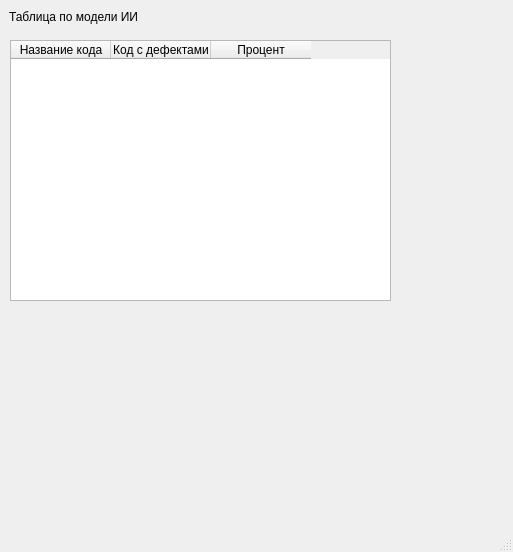
<?xml version="1.0" encoding="UTF-8"?>
<ui version="4.0">
 <class>statistic</class>
 <widget class="QMainWindow" name="statistic">
  <property name="geometry">
   <rect>
    <x>0</x>
    <y>0</y>
    <width>513</width>
    <height>552</height>
   </rect>
  </property>
  <property name="windowTitle">
   <string>Статистика</string>
  </property>
  <widget class="QWidget" name="centralwidget">
   <widget class="QLabel" name="label">
    <property name="geometry">
     <rect>
      <x>9</x>
      <y>9</y>
      <width>211</width>
      <height>16</height>
     </rect>
    </property>
    <property name="text">
     <string>Таблица по модели ИИ</string>
    </property>
   </widget>
   <widget class="QTableWidget" name="tableWidget">
    <property name="geometry">
     <rect>
      <x>10</x>
      <y>40</y>
      <width>381</width>
      <height>261</height>
     </rect>
    </property>
    <column>
     <property name="text">
      <string>Название кода</string>
     </property>
    </column>
    <column>
     <property name="text">
      <string>Код с дефектами</string>
     </property>
    </column>
    <column>
     <property name="text">
      <string>Процент</string>
     </property>
    </column>
   </widget>
  </widget>
  <widget class="QMenuBar" name="menubar">
   <property name="geometry">
    <rect>
     <x>0</x>
     <y>0</y>
     <width>513</width>
     <height>22</height>
    </rect>
   </property>
  </widget>
  <widget class="QStatusBar" name="statusbar"/>
 </widget>
 <resources/>
 <connections/>
</ui>
